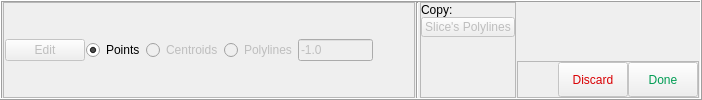
        <widget class="QFrame" name="frame_9">
         <property name="frameShape">
          <enum>QFrame::Box</enum>
         </property>
         <property name="frameShadow">
          <enum>QFrame::Raised</enum>
         </property>
         <layout class="QHBoxLayout" name="horizontalLayout">
          <property name="spacing">
           <number>1</number>
          </property>
          <property name="leftMargin">
           <number>1</number>
          </property>
          <property name="topMargin">
           <number>0</number>
          </property>
          <property name="rightMargin">
           <number>1</number>
          </property>
          <property name="bottomMargin">
           <number>0</number>
          </property>
          <item>
           <widget class="QFrame" name="frame_12">
            <property name="frameShape">
             <enum>QFrame::StyledPanel</enum>
            </property>
            <property name="frameShadow">
             <enum>QFrame::Raised</enum>
            </property>
            <layout class="QHBoxLayout" name="horizontalLayout_9">
             <property name="spacing">
              <number>1</number>
             </property>
             <property name="leftMargin">
              <number>1</number>
             </property>
             <property name="topMargin">
              <number>1</number>
             </property>
             <property name="rightMargin">
              <number>1</number>
             </property>
             <property name="bottomMargin">
              <number>1</number>
             </property>
             <item>
              <widget class="QPushButton" name="btn_edit">
               <property name="enabled">
                <bool>false</bool>
               </property>
               <property name="text">
                <string>Edit</string>
               </property>
              </widget>
             </item>
             <item>
              <widget class="QRadioButton" name="radioPoints">
               <property name="enabled">
                <bool>true</bool>
               </property>
               <property name="text">
                <string>Points</string>
               </property>
               <property name="checked">
                <bool>true</bool>
               </property>
              </widget>
             </item>
             <item>
              <widget class="QRadioButton" name="radioCentroids">
               <property name="enabled">
                <bool>false</bool>
               </property>
               <property name="maximumSize">
                <size>
                 <width>100</width>
                 <height>16777215</height>
                </size>
               </property>
               <property name="text">
                <string>Centroids</string>
               </property>
              </widget>
             </item>
             <item>
              <widget class="QRadioButton" name="radioPolylines">
               <property name="enabled">
                <bool>false</bool>
               </property>
               <property name="maximumSize">
                <size>
                 <width>100</width>
                 <height>16777215</height>
                </size>
               </property>
               <property name="text">
                <string>Polylines</string>
               </property>
              </widget>
             </item>
             <item>
              <widget class="QLineEdit" name="lineEdit_off">
               <property name="enabled">
                <bool>false</bool>
               </property>
               <property name="maximumSize">
                <size>
                 <width>75</width>
                 <height>16777215</height>
                </size>
               </property>
               <property name="text">
                <string>-1.0</string>
               </property>
              </widget>
             </item>
             <item>
              <spacer name="horizontalSpacer_2">
               <property name="orientation">
                <enum>Qt::Horizontal</enum>
               </property>
               <property name="sizeHint" stdset="0">
                <size>
                 <width>40</width>
                 <height>20</height>
                </size>
               </property>
              </spacer>
             </item>
            </layout>
           </widget>
          </item>
          <item>
           <widget class="Line" name="line_10">
            <property name="orientation">
             <enum>Qt::Vertical</enum>
            </property>
           </widget>
          </item>
          <item>
           <widget class="QFrame" name="frame_14">
            <property name="frameShape">
             <enum>QFrame::StyledPanel</enum>
            </property>
            <property name="frameShadow">
             <enum>QFrame::Raised</enum>
            </property>
            <layout class="QFormLayout" name="formLayout_6">
             <property name="horizontalSpacing">
              <number>0</number>
             </property>
             <property name="verticalSpacing">
              <number>0</number>
             </property>
             <property name="leftMargin">
              <number>0</number>
             </property>
             <property name="topMargin">
              <number>0</number>
             </property>
             <property name="rightMargin">
              <number>0</number>
             </property>
             <property name="bottomMargin">
              <number>0</number>
             </property>
             <item row="0" column="0">
              <widget class="QLabel" name="label_3">
               <property name="text">
                <string>Copy:</string>
               </property>
              </widget>
             </item>
             <item row="1" column="0">
              <widget class="QPushButton" name="btn_copy_plines">
               <property name="enabled">
                <bool>false</bool>
               </property>
               <property name="maximumSize">
                <size>
                 <width>16777215</width>
                 <height>20</height>
                </size>
               </property>
               <property name="text">
                <string>Slice's Polylines</string>
               </property>
              </widget>
             </item>
            </layout>
           </widget>
          </item>
          <item alignment="Qt::AlignBottom">
           <widget class="QFrame" name="frame_11">
            <property name="minimumSize">
             <size>
              <width>0</width>
              <height>35</height>
             </size>
            </property>
            <property name="frameShape">
             <enum>QFrame::StyledPanel</enum>
            </property>
            <property name="frameShadow">
             <enum>QFrame::Raised</enum>
            </property>
            <layout class="QHBoxLayout" name="horizontalLayout_3">
             <property name="spacing">
              <number>0</number>
             </property>
             <property name="leftMargin">
              <number>0</number>
             </property>
             <property name="topMargin">
              <number>0</number>
             </property>
             <property name="rightMargin">
              <number>0</number>
             </property>
             <property name="bottomMargin">
              <number>0</number>
             </property>
             <item>
              <spacer name="horizontalSpacer">
               <property name="orientation">
                <enum>Qt::Horizontal</enum>
               </property>
               <property name="sizeHint" stdset="0">
                <size>
                 <width>40</width>
                 <height>20</height>
                </size>
               </property>
              </spacer>
             </item>
             <item>
              <widget class="QPushButton" name="btn_edit_discard">
               <property name="enabled">
                <bool>false</bool>
               </property>
               <property name="minimumSize">
                <size>
                 <width>0</width>
                 <height>35</height>
                </size>
               </property>
               <property name="maximumSize">
                <size>
                 <width>70</width>
                 <height>35</height>
                </size>
               </property>
               <property name="styleSheet">
                <string notr="true">color: rgb(217, 0, 3);</string>
               </property>
               <property name="text">
                <string>Discard</string>
               </property>
              </widget>
             </item>
             <item>
              <widget class="QPushButton" name="btn_edit_finalize">
               <property name="enabled">
                <bool>false</bool>
               </property>
               <property name="minimumSize">
                <size>
                 <width>0</width>
                 <height>35</height>
                </size>
               </property>
               <property name="maximumSize">
                <size>
                 <width>70</width>
                 <height>35</height>
                </size>
               </property>
               <property name="styleSheet">
                <string notr="true">color: rgb(0, 156, 83);</string>
               </property>
               <property name="text">
                <string>Done</string>
               </property>
              </widget>
             </item>
            </layout>
           </widget>
          </item>
         </layout>
        </widget>
